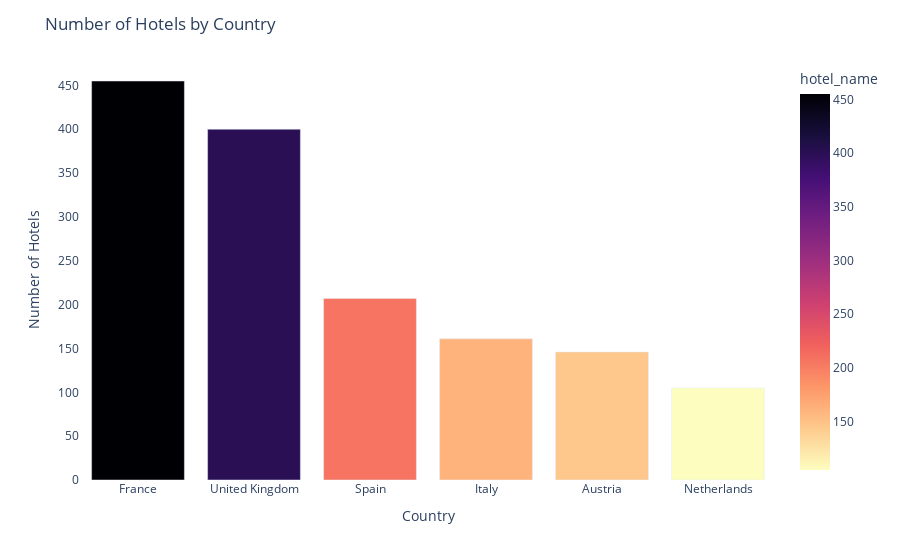

The code cell stored with this chart in its notebook:
### Code cell
#Plot the amount of hotels by country present in the dataset with plotly
import plotly.express as px
import plotly.graph_objects as go

#group by country
country_df = new_df.groupby('country').agg({'hotel_name':'count'}).reset_index()

#sort by count
country_df=country_df.sort_values(by='hotel_name',ascending=False)

#plot
fig = px.bar(country_df, x='country', y='hotel_name',color='hotel_name', color_continuous_scale='Magma_r')
#Update background color to white
fig.update_layout(plot_bgcolor='white')
fig.update_layout(title='Number of Hotels by Country', xaxis_title="Country", yaxis_title="Number of Hotels")
fig.show()

#Save the plot
fig.write_html("../image/Number_of_Hotels_by_Country.html")

### Figure 1 — Plotly figure (JSON) as saved in the notebook; plotly's stock layout.template omitted (floating-point values rounded to 4 significant figures)
{"data": [{"alignmentgroup": "True", "hovertemplate": "country=%{x}<br>hotel_name=%{marker.color}<extra></extra>", "legendgroup": "", "marker": {"color": [455, 400, 207, 161, 146, 105], "coloraxis": "coloraxis", "pattern": {"shape": ""}}, "name": "", "offsetgroup": "", "orientation": "v", "showlegend": false, "textposition": "auto", "type": "bar", "x": ["France", "United Kingdom", "Spain", "Italy", "Austria", "Netherlands"], "xaxis": "x", "y": [455, 400, 207, 161, 146, 105], "yaxis": "y"}], "layout": {"barmode": "relative", "coloraxis": {"colorbar": {"title": {"text": "hotel_name"}}, "colorscale": [[0, "#fcfdbf"], [0.1111, "#feca8d"], [0.2222, "#fd9668"], [0.3333, "#f1605d"], [0.4444, "#cd4071"], [0.5556, "#9e2f7f"], [0.6667, "#721f81"], [0.7778, "#440f76"], [0.8889, "#180f3d"], [1, "#000004"]]}, "legend": {"tracegroupgap": 0}, "margin": {"t": 60}, "plot_bgcolor": "white", "title": {"text": "Number of Hotels by Country"}, "xaxis": {"anchor": "y", "domain": [0, 1], "title": {"text": "Country"}}, "yaxis": {"anchor": "x", "domain": [0, 1], "title": {"text": "Number of Hotels"}}}}
